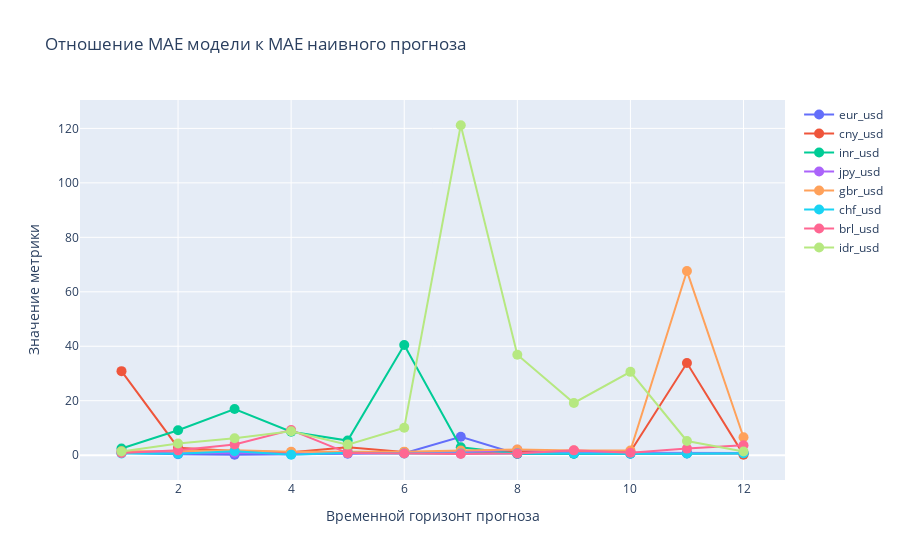

Notebook source saved alongside this figure:
### Code cell
import plotly.graph_objects as go

fig = go.Figure()

metrics_3 = pd.DataFrame()

for cur in currency:

    line = relative_score_partial(df_add_lags, cur, PartialForecaster)
    y = np.arange(1, len(line) + 1)

    metrics_3.loc[0, cur] = sum(line < 1)

    fig.add_trace(go.Scatter(x=y, y=line, mode='lines+markers', name=cur, showlegend=True, marker=dict(size=10)))

fig.update_layout(
    title='Отношение MAE модели к MAE наивного прогноза',
    xaxis_title='Временной горизонт прогноза',
    yaxis_title='Значение метрики'
)

fig.show()

### Figure 1 — Plotly figure (JSON) as saved in the notebook; plotly's stock layout.template omitted (floating-point values rounded to 4 significant figures)
{"data": [{"marker": {"size": 10}, "mode": "lines+markers", "name": "eur_usd", "showlegend": true, "type": "scatter", "x": [1, 2, 3, 4, 5, 6, 7, 8, 9, 10, 11, 12], "y": [0.8994, 0.3403, 0.1555, 0.3475, 0.5682, 0.7136, 6.746, 0.4765, 0.5443, 0.5155, 0.6539, 0.6364]}, {"marker": {"size": 10}, "mode": "lines+markers", "name": "cny_usd", "showlegend": true, "type": "scatter", "x": [1, 2, 3, 4, 5, 6, 7, 8, 9, 10, 11, 12], "y": [30.85, 2.741, 1.545, 1.039, 2.911, 1.154, 1.008, 1.354, 1.197, 1.224, 33.82, 0.1923]}, {"marker": {"size": 10}, "mode": "lines+markers", "name": "inr_usd", "showlegend": true, "type": "scatter", "x": [1, 2, 3, 4, 5, 6, 7, 8, 9, 10, 11, 12], "y": [2.459, 9.161, 16.94, 8.626, 5.371, 40.48, 2.891, 0.5525, 0.5637, 0.6511, 0.6927, 0.6877]}, {"marker": {"size": 10}, "mode": "lines+markers", "name": "jpy_usd", "showlegend": true, "type": "scatter", "x": [1, 2, 3, 4, 5, 6, 7, 8, 9, 10, 11, 12], "y": [1.233, 0.6775, 0.9013, 0.492, 0.7555, 0.8192, 1.032, 1.966, 0.9707, 0.8873, 0.9081, 0.7959]}, {"marker": {"size": 10}, "mode": "lines+markers", "name": "gbr_usd", "showlegend": true, "type": "scatter", "x": [1, 2, 3, 4, 5, 6, 7, 8, 9, 10, 11, 12], "y": [1.401, 1.454, 1.823, 1.251, 1.287, 1.302, 1.708, 2.071, 1.756, 1.679, 67.61, 6.576]}, {"marker": {"size": 10}, "mode": "lines+markers", "name": "chf_usd", "showlegend": true, "type": "scatter", "x": [1, 2, 3, 4, 5, 6, 7, 8, 9, 10, 11, 12], "y": [0.6314, 0.4824, 1.443, 0.1949, 0.9064, 0.5923, 0.5946, 0.7169, 0.6314, 0.5094, 0.6377, 0.7188]}, {"marker": {"size": 10}, "mode": "lines+markers", "name": "brl_usd", "showlegend": true, "type": "scatter", "x": [1, 2, 3, 4, 5, 6, 7, 8, 9, 10, 11, 12], "y": [0.8096, 1.768, 3.958, 9.2, 0.7669, 0.5922, 0.4043, 0.6595, 1.773, 0.9053, 2.406, 3.617]}, {"marker": {"size": 10}, "mode": "lines+markers", "name": "idr_usd", "showlegend": true, "type": "scatter", "x": [1, 2, 3, 4, 5, 6, 7, 8, 9, 10, 11, 12], "y": [1.357, 4.264, 6.184, 8.769, 3.874, 10.08, 121.2, 36.89, 19.17, 30.6, 5.211, 1.379]}], "layout": {"title": {"text": "Отношение MAE модели к MAE наивного прогноза"}, "xaxis": {"title": {"text": "Временной горизонт прогноза"}}, "yaxis": {"title": {"text": "Значение метрики"}}}}
